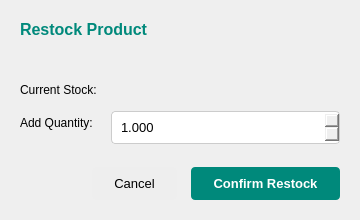
<?xml version="1.0" encoding="UTF-8"?>
<ui version="4.0">
 <class>RestockDialog</class>
 <widget class="QDialog" name="RestockDialog">
  <property name="geometry">
   <rect><x>0</x><y>0</y><width>360</width><height>220</height></rect>
  </property>
  <property name="windowTitle"><string>Restock Product</string></property>
  <property name="modal"><bool>true</bool></property>
  <layout class="QVBoxLayout" name="mainLayout">
   <property name="leftMargin"><number>20</number></property>
   <property name="topMargin"><number>20</number></property>
   <property name="rightMargin"><number>20</number></property>
   <property name="bottomMargin"><number>20</number></property>
   <property name="spacing"><number>14</number></property>

   <item>
    <widget class="QLabel" name="lblTitle">
     <property name="text"><string>Restock Product</string></property>
     <property name="styleSheet"><string>font-size:16px;font-weight:bold;color:#00897b;</string></property>
    </widget>
   </item>

   <item>
    <widget class="QLabel" name="lblProductName">
     <property name="styleSheet"><string>font-size:13px;color:#555;</string></property>
    </widget>
   </item>

   <item>
    <layout class="QFormLayout" name="formLayout">
     <item row="0" column="0">
      <widget class="QLabel" name="lblCurrentStockLabel"><property name="text"><string>Current Stock:</string></property></widget>
     </item>
     <item row="0" column="1">
      <widget class="QLabel" name="lblCurrentStock">
       <property name="styleSheet"><string>font-weight:bold;font-size:13px;</string></property>
      </widget>
     </item>
     <item row="1" column="0">
      <widget class="QLabel" name="lblAddQty"><property name="text"><string>Add Quantity:</string></property></widget>
     </item>
     <item row="1" column="1">
      <widget class="QDoubleSpinBox" name="spinQty">
       <property name="minimum"><double>0.001</double></property>
       <property name="maximum"><double>99999.000</double></property>
       <property name="value"><double>1.000</double></property>
       <property name="decimals"><number>3</number></property>
       <property name="styleSheet"><string>QDoubleSpinBox{padding:7px;border:1px solid #ccc;border-radius:4px;font-size:13px;}</string></property>
      </widget>
     </item>
    </layout>
   </item>

   <item>
    <spacer name="vertSpacer">
     <property name="orientation"><enum>Qt::Vertical</enum></property>
     <property name="sizeHint" stdset="0"><size><width>20</width><height>10</height></size></property>
    </spacer>
   </item>

   <item>
    <layout class="QHBoxLayout" name="btnLayout">
     <item>
      <spacer name="btnSpacer">
       <property name="orientation"><enum>Qt::Horizontal</enum></property>
       <property name="sizeHint" stdset="0"><size><width>40</width><height>20</height></size></property>
      </spacer>
     </item>
     <item>
      <widget class="QPushButton" name="btnCancel">
       <property name="text"><string>Cancel</string></property>
       <property name="styleSheet"><string>QPushButton{background:#eee;border:none;padding:9px 22px;border-radius:4px;font-size:13px;}QPushButton:hover{background:#ddd;}</string></property>
      </widget>
     </item>
     <item>
      <widget class="QPushButton" name="btnConfirm">
       <property name="text"><string>Confirm Restock</string></property>
       <property name="styleSheet"><string>QPushButton{background:#00897b;color:white;border:none;padding:9px 22px;border-radius:4px;font-size:13px;font-weight:bold;}QPushButton:hover{background:#00695c;}</string></property>
      </widget>
     </item>
    </layout>
   </item>

  </layout>
 </widget>
</ui>
